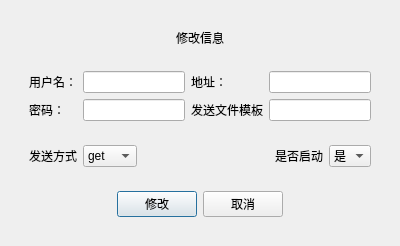
<?xml version="1.0" encoding="UTF-8"?>
<ui version="4.0">
 <class>Dialog</class>
 <widget class="QDialog" name="Dialog">
  <property name="geometry">
   <rect>
    <x>0</x>
    <y>0</y>
    <width>400</width>
    <height>238</height>
   </rect>
  </property>
  <property name="windowTitle">
   <string>Dialog</string>
  </property>
  <layout class="QVBoxLayout" name="verticalLayout">
   <item>
    <widget class="QWidget" name="widget" native="true">
     <layout class="QVBoxLayout" name="verticalLayout_2">
      <item>
       <widget class="QWidget" name="widget_2" native="true">
        <layout class="QVBoxLayout" name="verticalLayout_3">
         <item>
          <widget class="QLabel" name="label_7">
           <property name="text">
            <string>修改信息</string>
           </property>
           <property name="alignment">
            <set>Qt::AlignCenter</set>
           </property>
          </widget>
         </item>
        </layout>
       </widget>
      </item>
      <item>
       <widget class="QWidget" name="widget_3" native="true">
        <layout class="QGridLayout" name="gridLayout">
         <item row="0" column="3">
          <widget class="QLineEdit" name="lineEdit_2"/>
         </item>
         <item row="0" column="1">
          <widget class="QLineEdit" name="lineEdit"/>
         </item>
         <item row="1" column="0">
          <widget class="QLabel" name="label_3">
           <property name="text">
            <string>密码：</string>
           </property>
          </widget>
         </item>
         <item row="1" column="1">
          <widget class="QLineEdit" name="lineEdit_3"/>
         </item>
         <item row="0" column="2">
          <widget class="QLabel" name="label_2">
           <property name="text">
            <string>地址：</string>
           </property>
          </widget>
         </item>
         <item row="0" column="0">
          <widget class="QLabel" name="label">
           <property name="text">
            <string>用户名：</string>
           </property>
          </widget>
         </item>
         <item row="1" column="2">
          <widget class="QLabel" name="label_4">
           <property name="text">
            <string>发送文件模板</string>
           </property>
          </widget>
         </item>
         <item row="1" column="3">
          <widget class="QLineEdit" name="lineEdit_4"/>
         </item>
        </layout>
       </widget>
      </item>
      <item>
       <widget class="QWidget" name="widget_4" native="true">
        <layout class="QHBoxLayout" name="horizontalLayout">
         <item>
          <widget class="QLabel" name="label_5">
           <property name="text">
            <string>发送方式</string>
           </property>
          </widget>
         </item>
         <item>
          <widget class="QComboBox" name="comboBox">
           <item>
            <property name="text">
             <string>get</string>
            </property>
           </item>
           <item>
            <property name="text">
             <string>post</string>
            </property>
           </item>
          </widget>
         </item>
         <item>
          <spacer name="horizontalSpacer">
           <property name="orientation">
            <enum>Qt::Horizontal</enum>
           </property>
           <property name="sizeHint" stdset="0">
            <size>
             <width>40</width>
             <height>20</height>
            </size>
           </property>
          </spacer>
         </item>
         <item>
          <widget class="QLabel" name="label_6">
           <property name="text">
            <string>是否启动</string>
           </property>
          </widget>
         </item>
         <item>
          <widget class="QComboBox" name="comboBox_2">
           <item>
            <property name="text">
             <string>是</string>
            </property>
           </item>
           <item>
            <property name="text">
             <string>否</string>
            </property>
           </item>
          </widget>
         </item>
        </layout>
       </widget>
      </item>
      <item>
       <widget class="QWidget" name="widget_5" native="true">
        <layout class="QHBoxLayout" name="horizontalLayout_2">
         <item>
          <spacer name="horizontalSpacer_2">
           <property name="orientation">
            <enum>Qt::Horizontal</enum>
           </property>
           <property name="sizeHint" stdset="0">
            <size>
             <width>40</width>
             <height>20</height>
            </size>
           </property>
          </spacer>
         </item>
         <item>
          <widget class="QPushButton" name="pushButton">
           <property name="text">
            <string>修改</string>
           </property>
          </widget>
         </item>
         <item>
          <widget class="QPushButton" name="pushButton_2">
           <property name="text">
            <string>取消</string>
           </property>
          </widget>
         </item>
         <item>
          <spacer name="horizontalSpacer_3">
           <property name="orientation">
            <enum>Qt::Horizontal</enum>
           </property>
           <property name="sizeHint" stdset="0">
            <size>
             <width>40</width>
             <height>20</height>
            </size>
           </property>
          </spacer>
         </item>
        </layout>
       </widget>
      </item>
     </layout>
    </widget>
   </item>
  </layout>
 </widget>
 <resources/>
 <connections/>
</ui>
